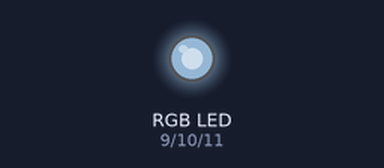
This sketch was run on a simulated Arduino Uno, built with avr-gcc and run on an emulated ATmega328P. Shown: an RGB LED mixed from three pins (HIGH = lit). Dim RGB values are drawn brighter than linear; random numbers use the default seed unless the sketch sets one.

Above: at 0.1 s.
At 8.1 s:
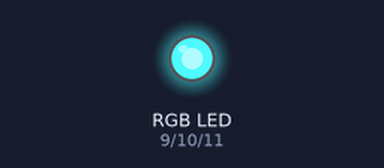
At 14.1 s:
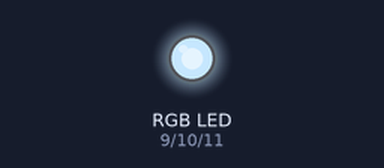
At 20.1 s:
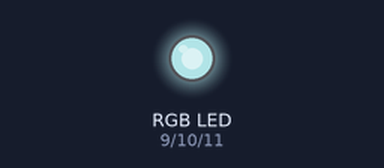
At 28.1 s:
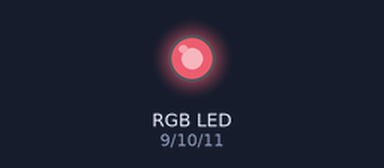
At 38.1 s:
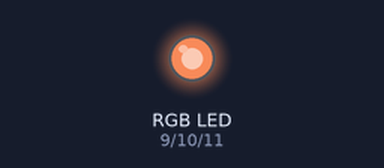
Timing chart, 0 to 39.6 s (numbered marks = the images above):
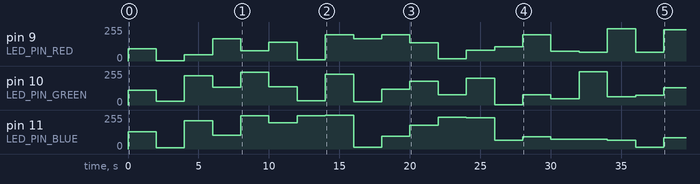

The sketch:

random-rgb-led.ino
```cpp
const uint8_t LED_PIN_RED = 9;
const uint8_t LED_PIN_GREEN = 10;
const uint8_t LED_PIN_BLUE = 11;

void setup()
{
    pinMode(LED_PIN_RED, OUTPUT);
    pinMode(LED_PIN_GREEN, OUTPUT);
    pinMode(LED_PIN_BLUE, OUTPUT);

    // if analog input pin A0 is unconnected, random analog
    // noise will cause the call to randomSeed() to generate
    // different seed numbers each time the sketch runs.
    // randomSeed() will then shuffle the random function.
    randomSeed(analogRead(A0));
}

void loop()
{
    rgb_led_show(
        constrain(random(256), 0, 255),
        constrain(random(256), 0, 255),
        constrain(random(256), 0, 255)
    );

    delay(2000);
}

void rgb_led_show(uint8_t red, uint8_t green, uint8_t blue)
{
    analogWrite(LED_PIN_RED, red);
    analogWrite(LED_PIN_GREEN, green);
    analogWrite(LED_PIN_BLUE, blue);
}
```

Measured:
- by itself, pin 9 (LED_PIN_RED): 0/255 → 91/255 at 0.00 s, → 3/255 2.0 s later, → 47/255 2.0 s later, → 168/255 2.0 s later, … (20 changes in this stretch)
- by itself, pin 11 (LED_PIN_BLUE): 0/255 → 130/255 at 0.00 s, → 9/255 2.0 s later, → 213/255 2.0 s later, → 103/255 2.0 s later, … (20 changes in this stretch)
